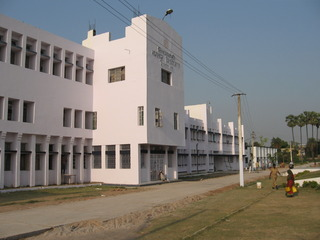
%> input picture Scene Recognition with Bag of Words/data/campus/sun_anlhyjfjqfdgfgzl.jpg, 320 x 240 px, given in place of sun_aarvhntgsdfxgmmb.jpg, which was not available
$ octave testPoints.m   (GNU Octave 9; MATLAB toolbox functions it lacks are replaced by stand-ins)
%> lines starting %> are read from the running program, lines starting %| are printed output that depends on the picture; pictures that were not available may be replaced by others from this repository, and a replacement may not be noted
### Scene Recognition with Bag of Words/matlab/getRandomPoints.m
function [points] = getRandomPoints(I, alpha)

[h, w, ~] = size(I);

rows = randi(h, alpha, 1);
cols = randi(w, alpha, 1);

points = [rows cols];

end

### Scene Recognition with Bag of Words/matlab/getHarrisPoints.m
function [points] = getHarrisPoints(I, alpha, k)

% set parameters
window_size = 3;

% convert rgb to gray
[h, w, c] = size(I);
if c ~= 1
    I = rgb2gray(I);
end

% make sure values within the range 0 (black) to 1 (white)
I = double(I) / 255;

% precompute the image?s X and Y gradients
[Ix, Iy] = imgradientxy(I);
Ixx = Ix.*Ix;
Ixy = Ix.*Iy;
Iyy = Iy.*Iy;
Iyx = Iy.*Ix;

% compute the covariance matrix
kernel = ones(window_size);

M11 = reshape(conv2(Ixx, kernel, 'same'), [], 1, 1);
M12 = reshape(conv2(Ixy, kernel, 'same'), [], 1, 1);
M21 = reshape(conv2(Iyx, kernel, 'same'), [], 1, 1);
M22 = reshape(conv2(Iyy, kernel, 'same'), [], 1, 1);

% compute the response function
det = M11.*M22 - M12.*M21;
trace = M11 + M22;
R = det - k*trace.^2;

% Apply non-max suppression (taking top k values)
[~, ind] = sort(R, 'descend');
topK = ind(1:alpha);
[row, col] = ind2sub([h w], topK);
points = [row, col];

end

### Scene Recognition with Bag of Words/matlab/testPoints.m
close;
clear all;

% set arameters
alpha = 200;
k = 0.05;

% load files
% image = imread('../data/auditorium/sun_adkfrlwqzwfzhspj.jpg');
% image = imread('../data/campus/sun_anlhyjfjqfdgfgzl.jpg');
image = imread('../data/bedroom/sun_aarvhntgsdfxgmmb.jpg');
%> image is the input picture: size 240x320x3 uint8; mean R, G, B 125.5, 122.6, 118.8

I = rgb2gray(image);
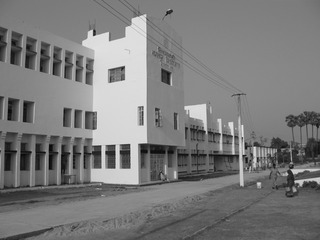
%> I: size 240x320 uint8; min 4, max 236, mean 123.1
I = im2double(I);
%> I: size 240x320 double

% get random points
[random_points] = getRandomPoints(image, alpha);
%> random_points = 200 rows, first 12: [203 83; 182 51; 101 169; 63 156; 123 180; 98 242; 189 283; 73 159; 115 100; 141 150; 218 259; 122 281]
figure; imshow(image); hold on;
plot(random_points(:,2),random_points(:,1),'*','MarkerSize',4);
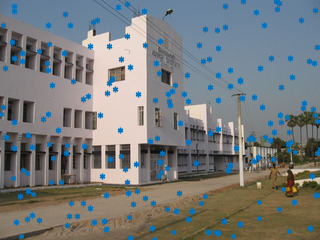
%> figure redrawn from the program's plot data
saveas(gcf, '../results/2-random1.png')
I = rgb2gray(image);
I = im2double(I);

% get harris points
[harris_points] = getHarrisPoints(I, alpha, k);
%> in getHarrisPoints, `[Ix, Iy] = imgradientxy(I);`:
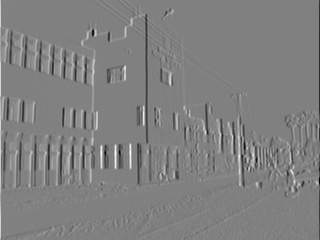
%> Ix: size 240x320 double; min -0.0119, max 0.0117, mean 1.07e-06; drawn with min black and max white
%> in getHarrisPoints, `[Ix, Iy] = imgradientxy(I);`:
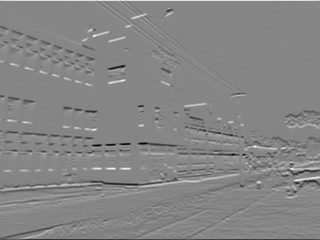
%> Iy: size 240x320 double; min -0.0112, max 0.0101, mean -8.02e-06; drawn with min black and max white
%> in getHarrisPoints, `Ixy = Ix.*Iy;`:
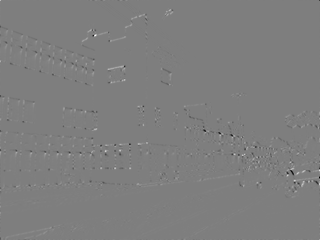
%> Ixy: size 240x320 double; min -5.28e-05, max 5.34e-05, mean 3.86e-08; drawn with min black and max white
%> in getHarrisPoints, `Iyy = Iy.*Iy;`:
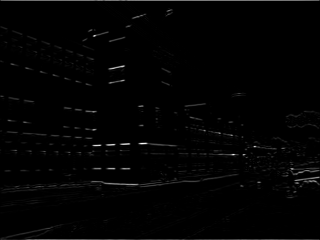
%> Iyy: size 240x320 double; min 0, max 0.000125, mean 1.51e-06; drawn with min black and max white
%> in getHarrisPoints, `topK = ind(1:alpha);`: topK = 200 values, max 76745 at index 142, min 242 at index 156, mean 45194.6
%> in getHarrisPoints, `[row, col] = ind2sub([h w], topK);`: row = 200 values, max 186 at index 117, min 2 at index 132, mean 137; col = 200 values, max 320 at index 30, min 2 at index 156, mean 188.7
%> in getHarrisPoints, `points = [row, col];`: points = 200 rows, first 12: [36 94; 36 95; 35 95; 35 94; 179 319; 145 130; 146 115; 147 101; 182 296; 68 124; 178 319; 67 125]
%> harris_points has the same summary as points in getHarrisPoints
figure; imshow(image); hold on;
plot(harris_points(:,2),harris_points(:,1),'*','MarkerSize',4);
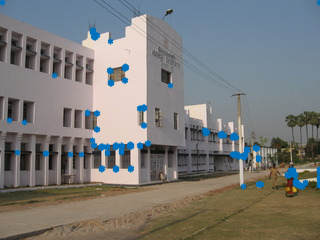
%> figure redrawn from the program's plot data
saveas(gcf, '../results/2-harris1.png')
